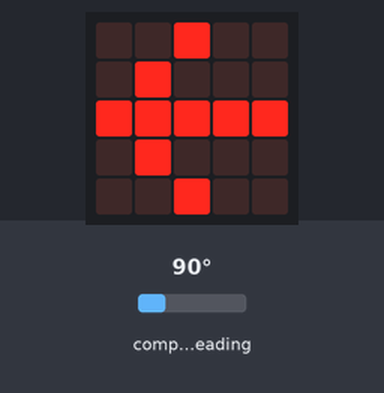
Simulated run of this program. Board: BBC micro:bit (MakeCode). Parts: the board's 5×5 LED display. Inputs (shaded band) come from the test bench; at power-on: compass heading 90°. The compass is already calibrated.

Above: at 1.2 s.
1.3 s: compass heading set to 49°
3.0 s: compass heading set to 40°
At 4.3 s:
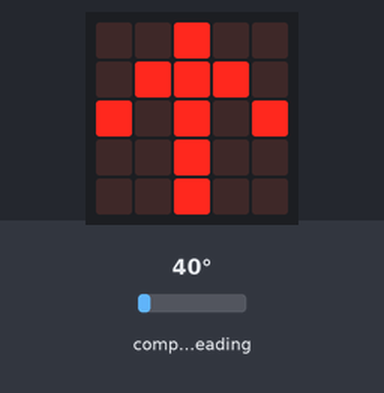
4.6 s: compass heading set to 180°
At 5.8 s:
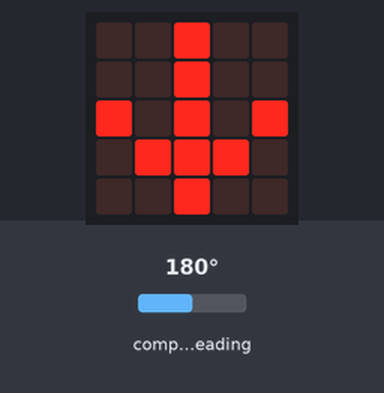
6.4 s: compass heading set to 269°
At 8.0 s:
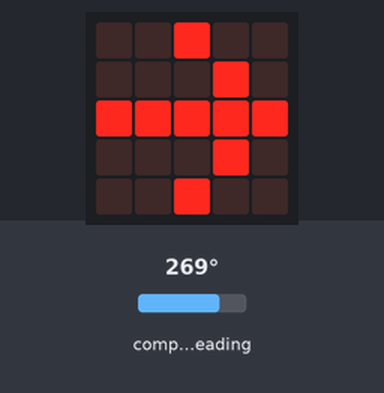
8.3 s: compass heading set to 7°
At 9.5 s:
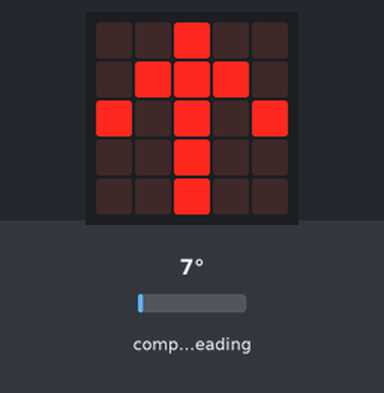
10.1 s: compass heading set to 90°
At 11.9 s:
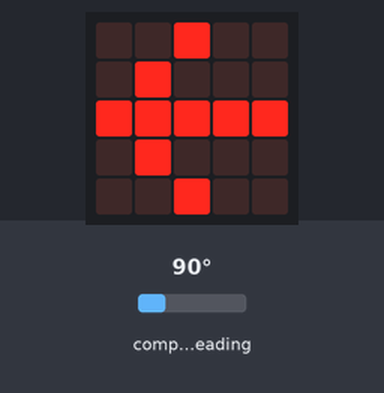
Timing chart, 0 to 13.0 s (numbered marks = the images above; inputs shaded):
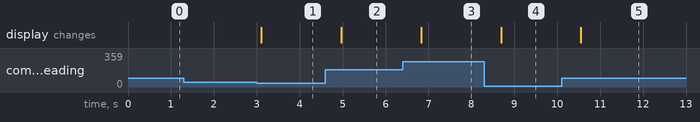

The program:

main.ts
```typescript
basic.clearScreen()
basic.forever(function () {
    if (315 < input.compassHeading() || input.compassHeading() < 45) {
        basic.showArrow(ArrowNames.North)
    } else if (225 < input.compassHeading() && input.compassHeading() < 315) {
        basic.showArrow(ArrowNames.East)
    } else if (135 < input.compassHeading() && input.compassHeading() < 225) {
        basic.showArrow(ArrowNames.South)
    } else {
        basic.showArrow(ArrowNames.West)
    }
})
```

test.ts
```typescript
// aquí va el archivo "tests"; esto no se compilará cuando este paquete se utilice como una extensión.
```

Measured:
- the behaviour switches between 45 and 44° on compass heading (found by bisection; images 0 and 1)
- after the input at 1.3 s, every drawn part: stays the same
- after the input at 3.0 s, the display: changes after 0.10 s (image 1)
- after the input at 4.6 s, the display: changes after 0.37 s (image 2)
- after the input at 6.4 s, the display: changes after 0.43 s (image 3)
- after the input at 8.3 s, the display: changes after 0.39 s (image 4)
- after the input at 10.1 s, the display: changes after 0.45 s (image 5)
